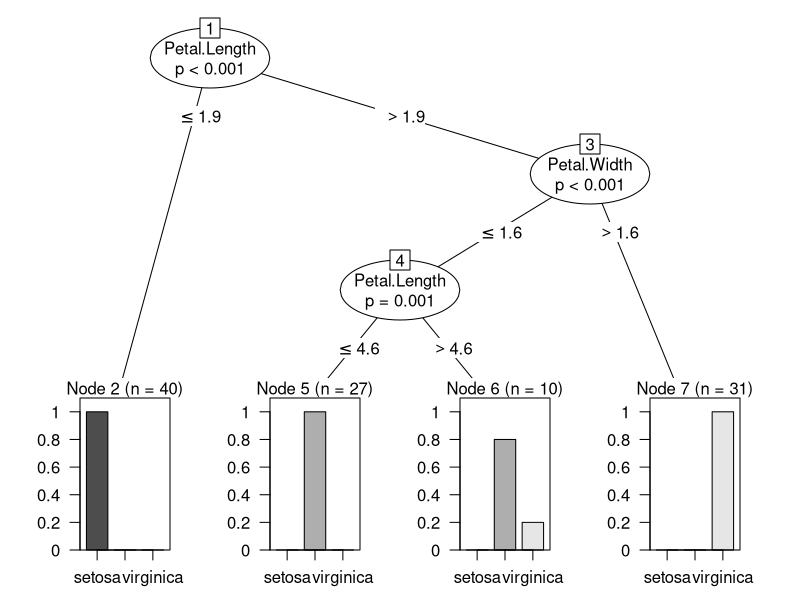
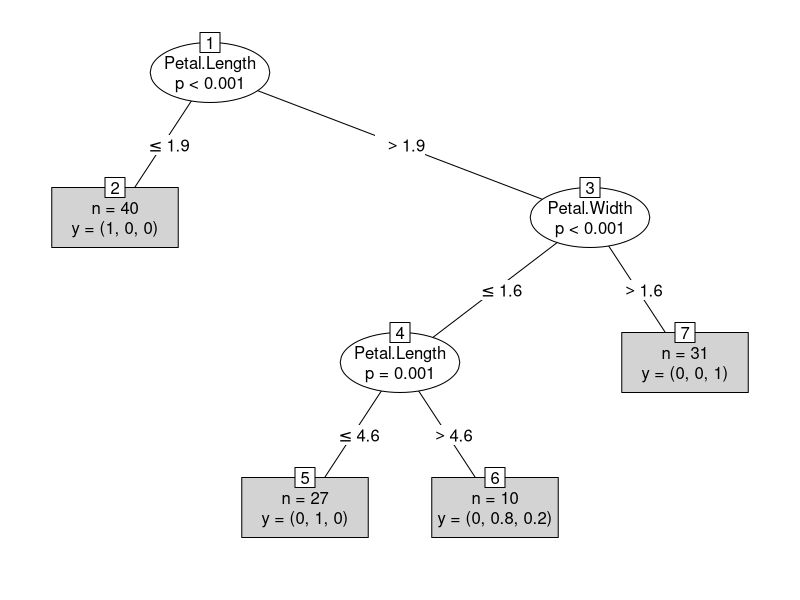

Write R code to recreate these figures, in order.
str(iris)
set.seed(111)
data(iris)
ind <- sample(2,nrow(iris), replace=TRUE, prob=c(0.7,0.3))
train_data <- iris[ind==1,]
test_data <- iris[ind==2,]

library(party)
my_form <- Species~ Sepal.Length + Sepal.Width + Petal.Length + Petal.Width

iris_ctree <- ctree(my_form, data = train_data)

table(predict(iris_ctree), train_data$Species)

print(iris_ctree)
plot(iris_ctree)
plot(iris_ctree, type="simple")


#test data

test_pred <- predict(iris_ctree, newdata= test_data)

table(test_pred, test_data$Species)
